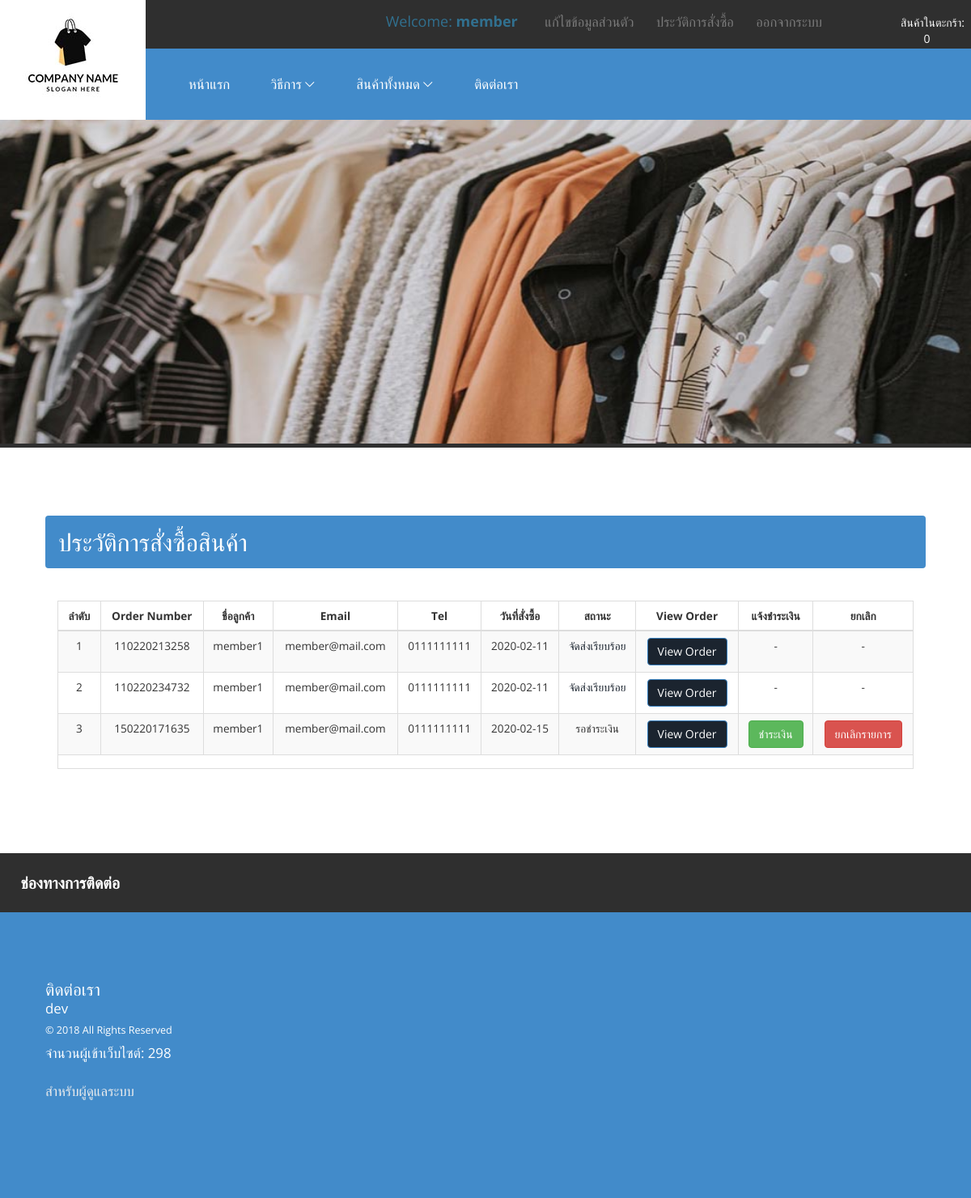
The page /history_order.php (signed in) on the database its author committed.
### tables this page shows
CREATE TABLE `orders` (
  `Ord_ID` int(11) NOT NULL,
  `Ord_Number` varchar(20) NOT NULL,
  `Mem_ID` int(11) NOT NULL,
  `Ord_Note` text NOT NULL,
  `Ord_AddressSend` text NOT NULL,
  `Ord_Shipping` varchar(5) NOT NULL,
  `Ord_AmountTotal` varchar(20) NOT NULL,
  `Ord_PriceTotal` varchar(20) NOT NULL,
  `Ord_DateShipping` varchar(20) NOT NULL,
  `Ord_NumberShipping` varchar(30) NOT NULL,
  `Ord_DateBuy` date NOT NULL,
  `Ord_Status` int(11) NOT NULL COMMENT '0 = รอชำระเงิน 1= ตรวจสอบชำระเงิน 2 = ชำระเงินเรียบร้อย 3 = จัดส่งเรียบร้อย 4 = ยกเลิกรายการ'
);

CREATE TABLE `member` (
  `Mem_ID` int(11) NOT NULL,
  `Mem_User` varchar(30) NOT NULL,
  `Mem_Pass` varchar(30) NOT NULL,
  `Mem_Name` varchar(100) NOT NULL,
  `Mem_Email` varchar(50) NOT NULL,
  `Mem_Tel` varchar(15) NOT NULL,
  `Mem_Address` text NOT NULL,
  `Mem_Date` date NOT NULL,
  `Mem_Permission` int(11) NOT NULL COMMENT '1 = ใช้งาน 2 = ยกเลิก',
  `Mem_Status` int(11) NOT NULL COMMENT '1 = admin 2 = user'
);

### history_order.php (the view, shortened to what this page needs)
<?php require_once "header.php";?>
	<div class="content-grids">
	<h2 class="alert">ประวัติการสั่งซื้อสินค้า</h2>
	<div class="col-md-12 content-grid">
<div class="table-responsive">
	     <table class="table table-striped table-bordered table-hover" id="table_example">
                                            <thead>
                                                <tr>
                                                    <th width="5%" class="small"><div align="center">ลำดับ</div></th>
                                                    <th width="auto" class="small"><div align="center">Order Number</div></th>
                                                    <th width="auto" class="small"><div align="center">ชื่อลูกค้า</div></th>
                                                    <th width="auto" class="small"><div align="center">Email</div></th>
                                                    <th width="auto" class="small"><div align="center">Tel</div></th>
                                                    <th width="auto" class="small"><div align="center">วันที่สั่งซื้อ</div></th>
                                                    <th width="auto" class="small"><div align="center">สถานะ</div></th>
                                                    <th width="auto" class="small"><div align="center">View Order</div></th>
                                                    <th width="auto" class="small"><div align="center">แจ้งชำระเงิน</div></th>
                                                    <th width="auto" class="small"><div align="center">ยกเลิก</div></th>
                                                </tr>
                                            </thead>
                                            <tbody>
        <?php
$sql = $conn->query("select * from orders o,member m where o.Mem_ID = m.Mem_ID && o.Mem_ID = '$_SESSION[ses_user_id]'");
 $i = 1;
  while ($show= $sql->fetch_assoc()) {
if($show['Ord_Status']==0){$status = '<span class=text-wrning>รอชำระเงิน</span>';}
else if($show['Ord_Status']==1){$status = '<span class=text-success>ตรวจสอบชำระเงิน</span>';}
else if($show['Ord_Status']==2){$status = '<span class=text-info>ชำระเงินเรียบร้อย</span>';}
else if($show['Ord_Status']==3){$status = '<span class=text-primary>จัดส่งเรียบร้อย</span>';}
else if($show['Ord_Status']==4){$status = '<span class=text-danger>ยกเลิกรายการ</span>';}
?>
                  <tr>
                  <td class="small"><div align="center"><?php echo $i++;?></div></td>
                  <td class="small"><div align="center"><?php echo $show['Ord_Number'];?></div></td>
                  <td class="small"><div align="center"><?php echo $show['Mem_Name'];?></div></td>
                  <td class="small"><div align="center"><?php echo $show['Mem_Email'];?></div></td>
                  <td class="small"><div align="center"><?php echo $show['Mem_Tel'];?></div></td>
                  <td class="small"><div align="center"><?php echo $show['Ord_DateBuy'];?></div></td>
                  <td class="small"><div align="center"><?php echo $status;?></div></td>
                   <td class="small"><div align="center"><a href="print_order.php?id=<?php echo $show['Ord_ID'];?>" target="_blank" class="btn btn-primary">View Order</a></div></td>
                    <td class="small"><div align="center">
                    <?php if($show['Ord_Status']==0 or $show['Ord_Status']==1){?>
                    <a href="payment.php?id=<?php echo $show['Ord_ID'];?>" class="btn btn-success">ชำระเงิน</a>
                    <?php } else {echo '-';}?>
                    </div></td>
                     <td class="small"><div align="center"><?php if($show['Ord_Status']==0 or $show['Ord_Status']==1){?><a href="?data=delete&id=<?php echo $show['Ord_ID'];?>" onClick="return confirm('คุณแน่ใจที่จะยกเลิกรายการนี้!');" class="btn btn-danger">ยกเลิกรายการ</a><?php } else {echo '-';}?></div></td>
                  </tr>
<?php } ?>
          <tr>
          <td colspan="12">
          </td>
          </tr>
 </tbody>
</table>
                                        </div>
		</div>
		<div class="clearfix"> </div>
	</div>
	</div>
<?php require_once "footer.php";?>
</body>
</html>

### css/style.css (style rules this page uses)
body { background: #ffffff;; font-family: 'Open Sans', sans-serif; }
body a { transition: 0.5s all; -webkit-transition: 0.5s all; -o-transition: 0.5s all; -moz-transition: 0.5s all; -ms-transition: 0.5s all; }
h1,h2,h3,h4,h5,h6,label,p { margin:0; }
.content-grids { padding:6em 4em; }
.content-grid { position:relative; }

### rows shown on the page
orders: Ord_Number "110220213258", Mem_ID.Mem_Name "member1", Mem_ID.Mem_Email "member@mail.com", Mem_ID.Mem_Tel "0111111111", Ord_DateBuy "2020-02-11", Ord_Status "จัดส่งเรียบร้อย"
orders: Ord_Number "110220234732", Mem_ID.Mem_Name "member1", Mem_ID.Mem_Email "member@mail.com", Mem_ID.Mem_Tel "0111111111", Ord_DateBuy "2020-02-11", Ord_Status "จัดส่งเรียบร้อย"
orders: Ord_Number "150220171635", Mem_ID.Mem_Name "member1", Mem_ID.Mem_Email "member@mail.com", Mem_ID.Mem_Tel "0111111111", Ord_DateBuy "2020-02-15", Ord_Status "รอชำระเงิน"

### other values the page prints
$_SESSION['ses_user_user'] "member"
$rows = $sql->num_rows "0"
$contact_web "dev"
$row "298"
